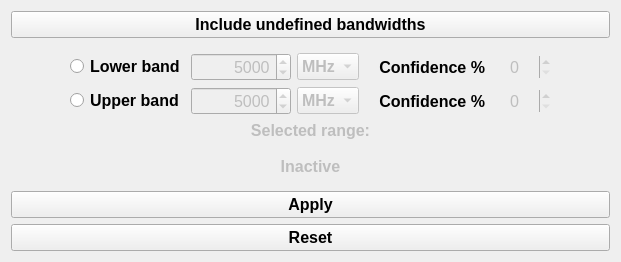
           <widget class="QWidget" name="tab_4">
            <attribute name="title">
             <string>Bandwidth</string>
            </attribute>
            <layout class="QGridLayout" name="gridLayout_15">
             <item row="1" column="0">
              <spacer name="horizontalSpacer_7">
               <property name="orientation">
                <enum>Qt::Horizontal</enum>
               </property>
               <property name="sizeHint" stdset="0">
                <size>
                 <width>44</width>
                 <height>20</height>
                </size>
               </property>
              </spacer>
             </item>
             <item row="1" column="1">
              <widget class="QWidget" name="band_filter_container" native="true">
               <property name="sizePolicy">
                <sizepolicy hsizetype="Fixed" vsizetype="MinimumExpanding">
                 <horstretch>0</horstretch>
                 <verstretch>0</verstretch>
                </sizepolicy>
               </property>
               <property name="styleSheet">
                <string notr="true"/>
               </property>
               <layout class="QGridLayout" name="gridLayout_7">
                <item row="1" column="1">
                 <widget class="QSpinBox" name="upper_band_spinbox">
                  <property name="enabled">
                   <bool>false</bool>
                  </property>
                  <property name="sizePolicy">
                   <sizepolicy hsizetype="Fixed" vsizetype="Fixed">
                    <horstretch>0</horstretch>
                    <verstretch>0</verstretch>
                   </sizepolicy>
                  </property>
                  <property name="minimumSize">
                   <size>
                    <width>100</width>
                    <height>0</height>
                   </size>
                  </property>
                  <property name="maximumSize">
                   <size>
                    <width>100</width>
                    <height>16777215</height>
                   </size>
                  </property>
                  <property name="font">
                   <font>
                    <pointsize>12</pointsize>
                   </font>
                  </property>
                  <property name="styleSheet">
                   <string notr="true"/>
                  </property>
                  <property name="alignment">
                   <set>Qt::AlignRight|Qt::AlignTrailing|Qt::AlignVCenter</set>
                  </property>
                  <property name="minimum">
                   <number>1</number>
                  </property>
                  <property name="maximum">
                   <number>100000000</number>
                  </property>
                  <property name="value">
                   <number>5000</number>
                  </property>
                 </widget>
                </item>
                <item row="0" column="1">
                 <widget class="QSpinBox" name="lower_band_spinbox">
                  <property name="enabled">
                   <bool>false</bool>
                  </property>
                  <property name="sizePolicy">
                   <sizepolicy hsizetype="Fixed" vsizetype="Fixed">
                    <horstretch>0</horstretch>
                    <verstretch>0</verstretch>
                   </sizepolicy>
                  </property>
                  <property name="minimumSize">
                   <size>
                    <width>100</width>
                    <height>0</height>
                   </size>
                  </property>
                  <property name="maximumSize">
                   <size>
                    <width>100</width>
                    <height>16777215</height>
                   </size>
                  </property>
                  <property name="font">
                   <font>
                    <pointsize>12</pointsize>
                   </font>
                  </property>
                  <property name="styleSheet">
                   <string notr="true"/>
                  </property>
                  <property name="alignment">
                   <set>Qt::AlignRight|Qt::AlignTrailing|Qt::AlignVCenter</set>
                  </property>
                  <property name="minimum">
                   <number>1</number>
                  </property>
                  <property name="maximum">
                   <number>100000000</number>
                  </property>
                  <property name="value">
                   <number>5000</number>
                  </property>
                 </widget>
                </item>
                <item row="1" column="0">
                 <widget class="QRadioButton" name="activate_up_band_filter_btn">
                  <property name="font">
                   <font>
                    <pointsize>12</pointsize>
                    <weight>75</weight>
                    <bold>true</bold>
                   </font>
                  </property>
                  <property name="text">
                   <string>Upper band</string>
                  </property>
                  <property name="autoExclusive">
                   <bool>false</bool>
                  </property>
                 </widget>
                </item>
                <item row="0" column="4">
                 <widget class="QSpinBox" name="lower_band_confidence">
                  <property name="enabled">
                   <bool>false</bool>
                  </property>
                  <property name="sizePolicy">
                   <sizepolicy hsizetype="Preferred" vsizetype="Fixed">
                    <horstretch>0</horstretch>
                    <verstretch>0</verstretch>
                   </sizepolicy>
                  </property>
                  <property name="minimumSize">
                   <size>
                    <width>60</width>
                    <height>0</height>
                   </size>
                  </property>
                  <property name="maximumSize">
                   <size>
                    <width>50</width>
                    <height>16777215</height>
                   </size>
                  </property>
                  <property name="font">
                   <font>
                    <pointsize>12</pointsize>
                   </font>
                  </property>
                  <property name="styleSheet">
                   <string notr="true"/>
                  </property>
                  <property name="frame">
                   <bool>false</bool>
                  </property>
                  <property name="alignment">
                   <set>Qt::AlignCenter</set>
                  </property>
                  <property name="buttonSymbols">
                   <enum>QAbstractSpinBox::UpDownArrows</enum>
                  </property>
                  <property name="specialValueText">
                   <string/>
                  </property>
                  <property name="maximum">
                   <number>100</number>
                  </property>
                  <property name="value">
                   <number>0</number>
                  </property>
                 </widget>
                </item>
                <item row="0" column="3">
                 <widget class="QLabel" name="label_14">
                  <property name="sizePolicy">
                   <sizepolicy hsizetype="Minimum" vsizetype="Preferred">
                    <horstretch>0</horstretch>
                    <verstretch>0</verstretch>
                   </sizepolicy>
                  </property>
                  <property name="font">
                   <font>
                    <pointsize>12</pointsize>
                    <weight>75</weight>
                    <bold>true</bold>
                   </font>
                  </property>
                  <property name="text">
                   <string>   Confidence %</string>
                  </property>
                  <property name="alignment">
                   <set>Qt::AlignRight|Qt::AlignTrailing|Qt::AlignVCenter</set>
                  </property>
                 </widget>
                </item>
                <item row="0" column="2">
                 <widget class="QComboBox" name="lower_band_filter_unit">
                  <property name="enabled">
                   <bool>false</bool>
                  </property>
                  <property name="sizePolicy">
                   <sizepolicy hsizetype="Preferred" vsizetype="Fixed">
                    <horstretch>0</horstretch>
                    <verstretch>0</verstretch>
                   </sizepolicy>
                  </property>
                  <property name="minimumSize">
                   <size>
                    <width>60</width>
                    <height>0</height>
                   </size>
                  </property>
                  <property name="maximumSize">
                   <size>
                    <width>16777215</width>
                    <height>16777215</height>
                   </size>
                  </property>
                  <property name="font">
                   <font>
                    <pointsize>12</pointsize>
                    <weight>75</weight>
                    <bold>true</bold>
                   </font>
                  </property>
                  <property name="styleSheet">
                   <string notr="true"/>
                  </property>
                  <property name="currentText">
                   <string>MHz</string>
                  </property>
                  <property name="maxCount">
                   <number>4</number>
                  </property>
                  <property name="duplicatesEnabled">
                   <bool>false</bool>
                  </property>
                  <property name="modelColumn">
                   <number>0</number>
                  </property>
                  <item>
                   <property name="text">
                    <string>MHz</string>
                   </property>
                  </item>
                  <item>
                   <property name="text">
                    <string>Hz</string>
                   </property>
                  </item>
                  <item>
                   <property name="text">
                    <string>kHz</string>
                   </property>
                  </item>
                  <item>
                   <property name="text">
                    <string>GHz</string>
                   </property>
                  </item>
                 </widget>
                </item>
                <item row="1" column="4">
                 <widget class="QSpinBox" name="upper_band_confidence">
                  <property name="enabled">
                   <bool>false</bool>
                  </property>
                  <property name="sizePolicy">
                   <sizepolicy hsizetype="Preferred" vsizetype="Fixed">
                    <horstretch>0</horstretch>
                    <verstretch>0</verstretch>
                   </sizepolicy>
                  </property>
                  <property name="minimumSize">
                   <size>
                    <width>60</width>
                    <height>0</height>
                   </size>
                  </property>
                  <property name="maximumSize">
                   <size>
                    <width>50</width>
                    <height>16777215</height>
                   </size>
                  </property>
                  <property name="font">
                   <font>
                    <pointsize>12</pointsize>
                   </font>
                  </property>
                  <property name="styleSheet">
                   <string notr="true"/>
                  </property>
                  <property name="frame">
                   <bool>false</bool>
                  </property>
                  <property name="alignment">
                   <set>Qt::AlignCenter</set>
                  </property>
                  <property name="buttonSymbols">
                   <enum>QAbstractSpinBox::UpDownArrows</enum>
                  </property>
                  <property name="specialValueText">
                   <string/>
                  </property>
                  <property name="maximum">
                   <number>100</number>
                  </property>
                  <property name="value">
                   <number>0</number>
                  </property>
                 </widget>
                </item>
                <item row="1" column="2">
                 <widget class="QComboBox" name="upper_band_filter_unit">
                  <property name="enabled">
                   <bool>false</bool>
                  </property>
                  <property name="sizePolicy">
                   <sizepolicy hsizetype="Preferred" vsizetype="Fixed">
                    <horstretch>0</horstretch>
                    <verstretch>0</verstretch>
                   </sizepolicy>
                  </property>
                  <property name="minimumSize">
                   <size>
                    <width>60</width>
                    <height>0</height>
                   </size>
                  </property>
                  <property name="maximumSize">
                   <size>
                    <width>16777215</width>
                    <height>16777215</height>
                   </size>
                  </property>
                  <property name="font">
                   <font>
                    <pointsize>12</pointsize>
                    <weight>75</weight>
                    <bold>true</bold>
                   </font>
                  </property>
                  <property name="styleSheet">
                   <string notr="true"/>
                  </property>
                  <property name="currentText">
                   <string>MHz</string>
                  </property>
                  <item>
                   <property name="text">
                    <string>MHz</string>
                   </property>
                  </item>
                  <item>
                   <property name="text">
                    <string>Hz</string>
                   </property>
                  </item>
                  <item>
                   <property name="text">
                    <string>kHz</string>
                   </property>
                  </item>
                  <item>
                   <property name="text">
                    <string>GHz</string>
                   </property>
                  </item>
                 </widget>
                </item>
                <item row="1" column="3">
                 <widget class="QLabel" name="label_15">
                  <property name="sizePolicy">
                   <sizepolicy hsizetype="Minimum" vsizetype="Preferred">
                    <horstretch>0</horstretch>
                    <verstretch>0</verstretch>
                   </sizepolicy>
                  </property>
                  <property name="font">
                   <font>
                    <pointsize>12</pointsize>
                    <weight>75</weight>
                    <bold>true</bold>
                   </font>
                  </property>
                  <property name="text">
                   <string>   Confidence %</string>
                  </property>
                  <property name="alignment">
                   <set>Qt::AlignRight|Qt::AlignTrailing|Qt::AlignVCenter</set>
                  </property>
                 </widget>
                </item>
                <item row="0" column="0">
                 <widget class="QRadioButton" name="activate_low_band_filter_btn">
                  <property name="font">
                   <font>
                    <pointsize>12</pointsize>
                    <weight>75</weight>
                    <bold>true</bold>
                   </font>
                  </property>
                  <property name="text">
                   <string>Lower band</string>
                  </property>
                  <property name="autoExclusive">
                   <bool>false</bool>
                  </property>
                 </widget>
                </item>
                <item row="2" column="0" colspan="5">
                 <widget class="QLabel" name="band_range_lbl">
                  <property name="enabled">
                   <bool>false</bool>
                  </property>
                  <property name="sizePolicy">
                   <sizepolicy hsizetype="Expanding" vsizetype="Fixed">
                    <horstretch>0</horstretch>
                    <verstretch>0</verstretch>
                   </sizepolicy>
                  </property>
                  <property name="font">
                   <font>
                    <pointsize>12</pointsize>
                    <weight>75</weight>
                    <italic>false</italic>
                    <bold>true</bold>
                    <underline>false</underline>
                   </font>
                  </property>
                  <property name="styleSheet">
                   <string notr="true"/>
                  </property>
                  <property name="text">
                   <string>Selected range:

Inactive</string>
                  </property>
                  <property name="alignment">
                   <set>Qt::AlignCenter</set>
                  </property>
                 </widget>
                </item>
               </layout>
              </widget>
             </item>
             <item row="1" column="2">
              <spacer name="horizontalSpacer_8">
               <property name="orientation">
                <enum>Qt::Horizontal</enum>
               </property>
               <property name="sizeHint" stdset="0">
                <size>
                 <width>44</width>
                 <height>20</height>
                </size>
               </property>
              </spacer>
             </item>
             <item row="2" column="0" colspan="3">
              <widget class="DoubleTextButton" name="apply_remove_band_filter_btn">
               <property name="enabled">
                <bool>true</bool>
               </property>
               <property name="font">
                <font>
                 <pointsize>12</pointsize>
                 <weight>75</weight>
                 <bold>true</bold>
                </font>
               </property>
               <property name="text">
                <string>Apply</string>
               </property>
               <property name="checkable">
                <bool>true</bool>
               </property>
              </widget>
             </item>
             <item row="3" column="0" colspan="3">
              <widget class="QPushButton" name="reset_band_filters_btn">
               <property name="font">
                <font>
                 <pointsize>12</pointsize>
                 <weight>75</weight>
                 <bold>true</bold>
                </font>
               </property>
               <property name="text">
                <string>Reset</string>
               </property>
              </widget>
             </item>
             <item row="0" column="0" colspan="3">
              <widget class="QPushButton" name="include_undef_bands">
               <property name="font">
                <font>
                 <pointsize>12</pointsize>
                 <weight>75</weight>
                 <bold>true</bold>
                </font>
               </property>
               <property name="text">
                <string>Include undefined bandwidths</string>
               </property>
               <property name="checkable">
                <bool>true</bool>
               </property>
              </widget>
             </item>
            </layout>
           </widget>
